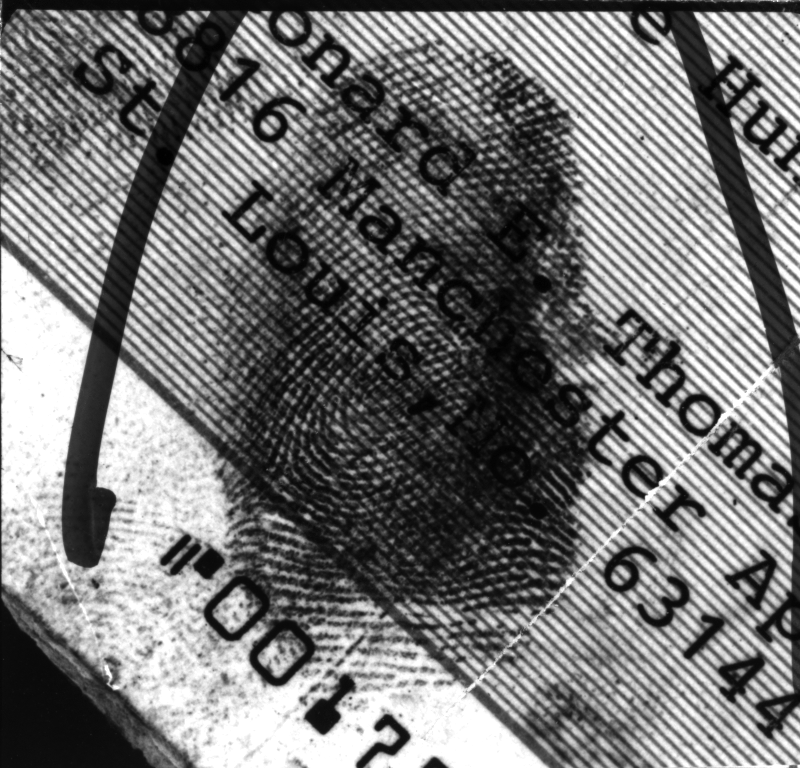
//> input picture 22.bmp, 800 x 768 px
$ ./main 22.bmp   (built with g++ and OpenCV 4)
//> lines starting //> are read from the running program, lines starting //| are printed output that depends on the picture
### cvutilities.h
#ifndef _CVUTILITIES_H
#define _CVUTILITIES_H

#include <opencv2/core/core.hpp>
#include <opencv2/highgui/highgui.hpp>
#include "imageprocess.h"

void cvMat2IMG_RGB(const cv::Mat& m, IMG_RGB& i);
void IMG_RGB2cvMat(const IMG_RGB& i, cv::Mat& m);

std::string type2str(int type);

#endif

### blas.h
#ifndef _BLAS_H
#define _BLAS_H

#include "stdlib.h"
#include "stddef.h"
#include "stdint.h"
#include "assert.h"
#include "imageprocess.h"

template <class T>
// [15 lines left out: function mul_MM, not called in this run]

template <class T>
// [78 lines left out: function inverseSquareM, not called in this run]

#define PI 3.141592653589793238463

#endif

### imageprocess.h
#ifndef _IMAGEPROCESS_H
#define _IMAGEPROCESS_H

#include "stddef.h"
#include "stdint.h"
#include "stdio.h"
#include <vector>

typedef uint8_t PixelInt;
typedef size_t PointInt;

typedef union
{
  struct{PixelInt r,g,b;};
  PixelInt data[3];
}PixelRGB;

typedef union
{
  struct{PointInt x,y;};
  PointInt data[2];
}mPoint;

typedef std::vector<mPoint> PointSet;
typedef struct
{
  PointSet source, target;
}ControlPoints;

class IMG_RGB
{
public:
  PixelRGB **data;
  size_t size[2];
  IMG_RGB(size_t _size[2]){
    size[0] = _size[0];
    size[1] = _size[1];
    data = new PixelRGB* [size[0]];
    for(int i=0;i<size[0];i++){
      data[i] = new PixelRGB[size[1]];
    }
  }
  ~IMG_RGB(){
    for(int i=0;i<size[0];i++){
      delete [] data[i];
    }
    // printf("fuck\r\n");
    delete [] data;
  }
};

template<class T>
class Array2D
{
public:
  T **data;
  size_t size[2];

  // [9 lines left out: function Array2D, not called in this run]
  ~Array2D(){
    for(size_t i=0;i<size[0];i++){
      delete [] data[i];
    }
    delete [] data;
  }
  T* operator[] (size_t index) const
  {
    return data[index];
  }
  // [9 lines left out: function print, not called in this run]
};

typedef PixelRGB InterpolationMethod(const double axis[2], const IMG_RGB& rawI);

void twist(const IMG_RGB& rawI, const IMG_RGB& result, const double theta, const double row, InterpolationMethod interpolation);
void distort(const IMG_RGB& rawI, const IMG_RGB& result, const double k[3], InterpolationMethod interpolation);
void TPSdist(const IMG_RGB& rawI, const IMG_RGB& result, const ControlPoints control, InterpolationMethod interpolation);
PixelRGB NearestNeighborRGB(const double axis[2], const IMG_RGB& rawI);
PixelRGB biLinearRGB(const double axis[2], const IMG_RGB& rawI);
PixelRGB biCubicRGB(const double axis[2], const IMG_RGB& rawI);
inline double biCubicKernel(const double x, const double a = -0.6);

#endif

### cvutilities.cpp
#include "cvutilities.h"
// 一些opencv相关的小工具
using namespace cv;
using namespace std;

// [22 lines left out: function type2str, not called in this run]

void IMG_RGB2cvMat(const IMG_RGB& i, Mat& m){
  assert(m.rows == i.size[0] && m.cols == i.size[1]);

  for(int p=0;p<i.size[0];p++){
    for(int q=0;q<i.size[1];q++){
      m.at<Vec3b>(p,q) = Vec3b(i.data[p][q].data[0], i.data[p][q].data[1], i.data[p][q].data[2]);
    }
  }
}

void cvMat2IMG_RGB(const Mat& m, IMG_RGB& i)
{
  assert(m.rows == i.size[0] && m.cols == i.size[1]);

  for(int p=0;p<i.size[0];p++){
    for(int q=0;q<i.size[1];q++){
      for(int c=0;c<3;c++){
        i.data[p][q].data[c] = m.at<Vec3b>(p,q).val[c];
      }
    }
  }
}

### imageprocess.cpp
#include <cmath>
#include <assert.h>
#include "imageprocess.h"
#include "blas.h"

// 实现了所有的变换和插值函数

/*
* twist an image
*/
// [34 lines left out: function twist, not called in this run]

/*
* distort an image
*/
void distort(const IMG_RGB& rawI, const IMG_RGB& result, const double k[3], InterpolationMethod interpolation)
{
  assert(rawI.size[0] == result.size[0] && rawI.size[1] == result.size[1] && rawI.size[0]>1 && rawI.size[1]>1);

  double offset[2] = {((double)rawI.size[0]-1)/2, ((double)rawI.size[1]-1)/2};

  double row = sqrt(offset[0]*offset[0] + offset[1]*offset[1]);

  for(int p=0;p<rawI.size[0];p++){
    for(int q=0;q<rawI.size[1];q++){
      double x = p-offset[0];
      double y = q-offset[1];
      double r = sqrt(x*x + y*y) / row;

      double r_distorted = r*(1 + r*r*(k[0] + r*r*(k[1] + k[2]*r*r)));
      r_distorted *= row;

      double alpha;
      alpha = acos(x/(r*row));
      alpha = y<0 ? 2*PI-alpha:alpha;
      double axis[2] = {offset[0]+(double)r_distorted*cos(alpha),offset[1]+(double)r_distorted*sin(alpha)};

      if(axis[0] >= 0 && axis[1] >= 0 && axis[0] <= rawI.size[0]-1 && axis[1] <= rawI.size[1]-1){
        result.data[p][q] = interpolation(axis, rawI);
      }
      else
      {
        result.data[p][q].data[0] = 0;
        result.data[p][q].data[1] = 0;
        result.data[p][q].data[2] = 0;
      }
    }
  }
}

/*
* apply TPS on an image
*/
// [109 lines left out: function TPSdist, not called in this run]

/*
* start of some interpolation methods
*/
PixelRGB NearestNeighborRGB(const double axis[2], const IMG_RGB& rawI)
{
  PixelRGB result;
  assert(axis[0] >= 0 && axis[1] >= 0 && axis[0] <= rawI.size[0]-1 && axis[1] <= rawI.size[1]-1);
  result = rawI.data[(size_t)round(axis[0])][(size_t)round(axis[1])];
  return result;
}

// [65 lines left out: functions biLinearRGB, biCubicRGB, biCubicKernel, not called in this run]

/*
* end of some interpolation methods
*/

### main.cpp
#include <opencv2/core/core.hpp>
#include <opencv2/highgui/highgui.hpp>
#include <iostream>
#include "imageprocess.h"
#include "blas.h"
#include "cvutilities.h"

using namespace cv;
using namespace std;

// Mouse events
void onMouse(int event, int x, int y, int flags, void* param);

// TPS vars
static int TPSstate=0;
ControlPoints controlPs;

int main( int argc, char** argv )
{
    if( argc != 2)
    {
     cout <<" Usage: display_image ImageToProcessAndDisplay" << endl;
     return -1;
    }

    Mat rawImage;
    rawImage = imread(argv[1], CV_LOAD_IMAGE_COLOR);   // Read the raw image
//> rawImage is the input picture: 768 rows x 800 cols, CV_8UC3; min 0, max 255, mean 117.8

    if(!rawImage.data )                              // Check for invalid input
    {
        cout <<  "Could not open the image: " << argv[1] << std::endl ;
        return -1;
    }

    size_t rawSize[2] = {rawImage.rows, rawImage.cols};
//> rawSize = [768, 800]

    Mat processedImage(rawSize[0], rawSize[1], rawImage.type());

    // 转换为自己定义的图像数据类型
    IMG_RGB processed_IMG_RGB(rawSize), raw_IMG_RGB(rawSize);
    cvMat2IMG_RGB(rawImage,raw_IMG_RGB);

    // 默认插值方法是最近邻
    InterpolationMethod *interpolation = NearestNeighborRGB;

    char key;
    cout<<"select interpolation method:\r\n0. Nearest Neighbor\r\n1. biLinear\r\n2. biCubic\r\n";
    cin>>key;
//> the answer given: 3
    switch(key)
    {
      case '0':
      {
        interpolation = NearestNeighborRGB;
        break;
      }
      case '1':
      {
        interpolation = biLinearRGB;
        break;
      }
      case '2':
      {
        interpolation = biCubicRGB;
        break;
      }
      default:
      {
        interpolation = NearestNeighborRGB;
        break;
      }
    }

    cout<<"select mode:\r\n0. twist image\r\n1. distort an image\r\n2. apply TPS on an image\r\n";
    cin>>key;
//> the answer given: 1
    switch(key)
    {
      case '0':
      {
        double theta=0.0;
        cout<<"input angle:\r\n";
        cin>>theta;
        cout<<"\r\ntheta="<<theta<<"\r\n";
        int row = (int)((min(rawSize[0], rawSize[1])-1)/2);
        cout<<"row="<<row<<"\r\n";
        twist(raw_IMG_RGB, processed_IMG_RGB, theta/180.0*PI, row, *interpolation);
        break;
      }
      case '1':
      {
        double k[3]={0.5, 0.5, 0.5};
        cout<<"input 3 k-parameters:(like 0.5 0.5 0.5)\r\n";
        cin>>k[0]>>k[1]>>k[2];
//> the answer given: 2 2 2
        distort(raw_IMG_RGB, processed_IMG_RGB, k, *interpolation);
//> in distort, `double offset[2] = {((double)rawI.size[0]-1)/2, ((double)rawI.size[1]-..`: offset = [383.5, 399.5]
//> in distort, `double row = sqrt(offset[0]*offset[0] + offset[1]*offset[1]);`: row = 553.8
        break;
      }
      case '2':
      {
        bool startRender=false;
        namedWindow( "raw image Display window", WINDOW_AUTOSIZE );// Create a window for display.
        setMouseCallback("raw image Display window",onMouse,reinterpret_cast<void*> (&rawImage));

        while(1){
          Mat TPSSelectingImage = rawImage.clone();

          for(int i=0;i<min(controlPs.target.size(), controlPs.source.size());i++){
            circle( TPSSelectingImage, Point( controlPs.source[i].y, controlPs.source[i].x ), 3.0, Scalar( 0, 0, 255 ), 1, 8 );
            circle( TPSSelectingImage, Point( controlPs.target[i].y, controlPs.target[i].x ), 3.0, Scalar( 0, 0, 255 ), 1, 8 );
            line(TPSSelectingImage, Point( controlPs.source[i].y, controlPs.source[i].x ), Point( controlPs.target[i].y, controlPs.target[i].x), Scalar( 110, 220, 0 ),  2, 8 );
          }
          if(controlPs.source.size()>controlPs.target.size())
          {
            int i = controlPs.source.size()-1;
            circle( TPSSelectingImage, Point( controlPs.source[i].y, controlPs.source[i].x ), 3.0, Scalar( 0, 0, 255 ), 1, 8 );
          }

          imshow( "raw image Display window", TPSSelectingImage );                   // Show our image inside it.

          char TPSKey = waitKey(10);                                          // Wait for a keystroke in the window
          switch(TPSKey)
          {
            case 'd': //按下'd'后删除一个点
              switch(TPSstate){
                case 0://去除一个target
                  if(controlPs.target.size()>0){
                    controlPs.target.pop_back();
                    TPSstate = 1;
                  }
                  break;
                case 1://去除一个source
                  if(controlPs.source.size()>0){
                    controlPs.source.pop_back();
                    TPSstate = 0;
                  }
                  break;
              }
              break;

            case '\n':
              if(TPSstate == 0){
                startRender = true;
              }
              break;

            default:
              break;
          }
          if(startRender)
          {
            break;
          }
        }
        TPSdist(raw_IMG_RGB, processed_IMG_RGB, controlPs, *interpolation);
      }
    }

    IMG_RGB2cvMat(processed_IMG_RGB, processedImage);
//> after the loop in IMG_RGB2cvMat, `for(int p=0;p<i.size[0];p++)`:
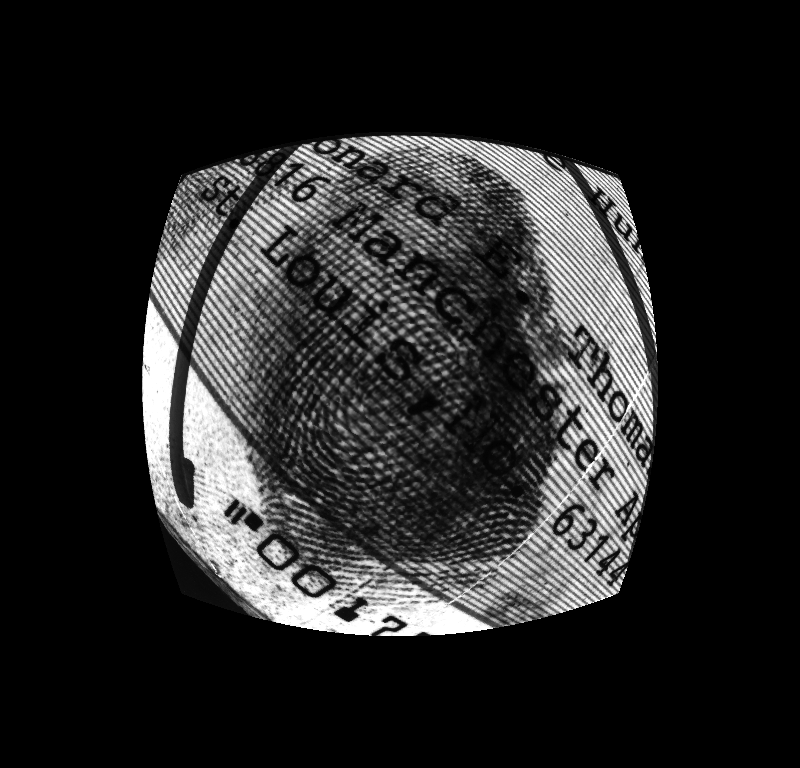
//> m: 768 rows x 800 cols, CV_8UC3; min 0, max 255, mean 38
    namedWindow( "processed image Display window", WINDOW_AUTOSIZE );// Create a window for display.


    imshow( "processed image Display window", processedImage);
    waitKey(0);

  return 0;
}

void onMouse(int event, int x, int y, int flags, void* param)
{
    Mat *im = reinterpret_cast<Mat*>(param);
    switch (event)
    {
        case CV_EVENT_LBUTTONDOWN:     //鼠标左键按下响应
            switch(TPSstate){
              case 0://添加source
                // 这里x和y分别是列与行号，所一存储的时候换一下
                controlPs.source.push_back(mPoint({y,x}));
                TPSstate = 1;
                break;
              case 1://添加target
                controlPs.target.push_back(mPoint({y,x}));
                TPSstate = 0;
                break;
            }
            break;
        default:
            break;
    }
}
